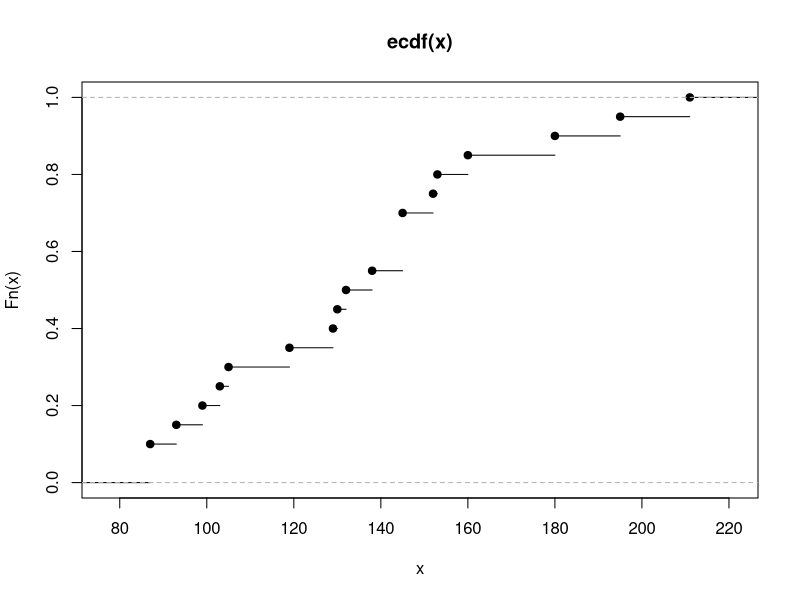
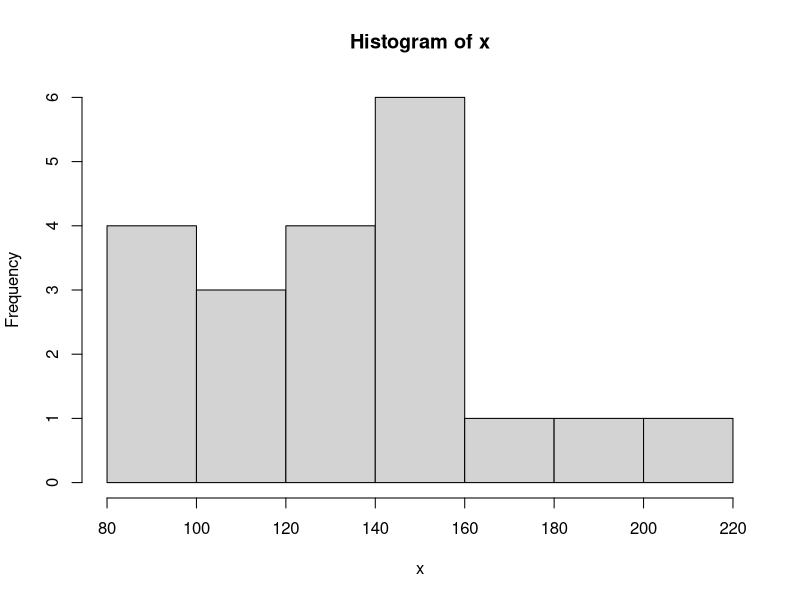
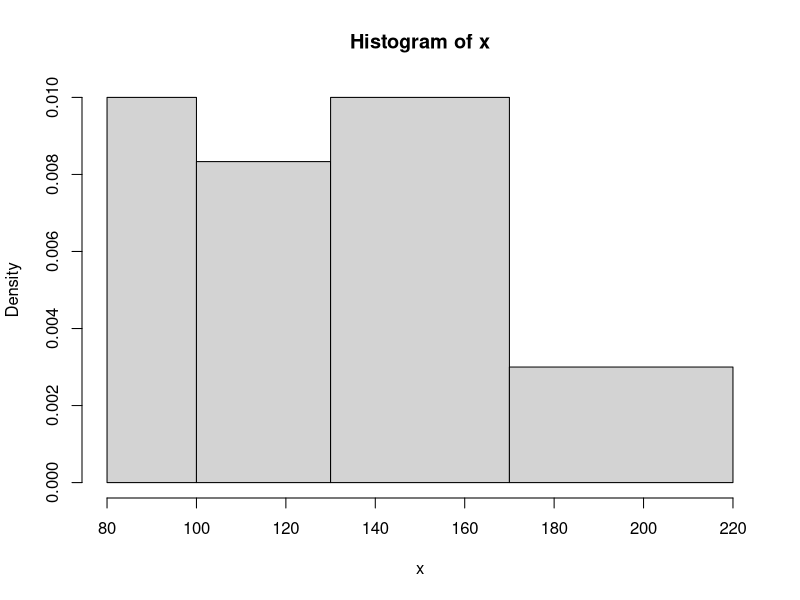
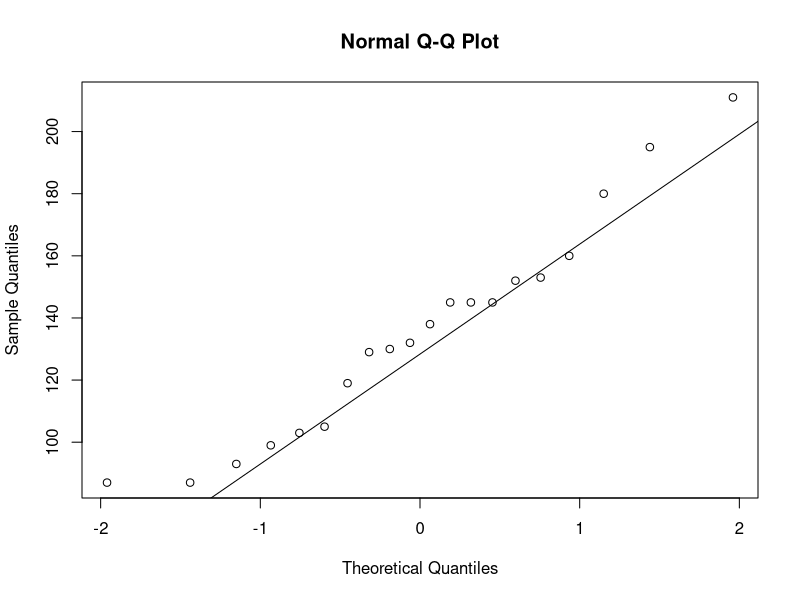
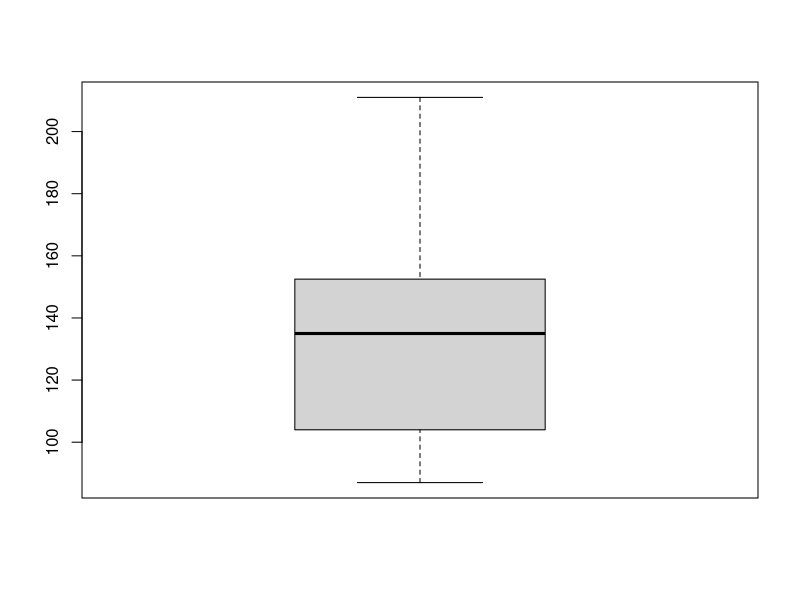

Reproduce these figures in R, in order.
x<-c(87, 87,93,99,103,105,119,129,130,132,138,145,145,145,152,153,160,180,195,211)
#a) meidjana,modus

Me<-median(x);Me

tx<-table(x);tx
Mo<-as.numeric(names(tx)[which.max(tx)]);Mo

#b) aritmeticka asredina i strandardna divijacija 
xn<-mean(x);xn
n<-length(x)
sn2<-sd(x)^2*(n-1)/n;sn2
sn<-sqrt(sd(x)^2*(n-1)/n);sn
round(sn,3)

#Ks spljostenosti i ka asimetrije

mi4<-mean((x-xn)^4)
mi3<-mean((x-xn)^3)
mi2<-mean((x-xn)^2)

Ks<-mi4/mi2^2;Ks
Ka<-mi3/mi2^(3/2);Ka

#empirsika f-ja raspodel
plot.ecdf(x)
table(x)/n

cumsum(table(x))/n
hist(x)
mi<-c(80,100,130,170,220) #ovo ce biti na kol
hist(x,breaks = mi)

#kvartyili
summary(x)
q1<-quantile(x,0.25);q1
quantile(x,0.75)
IQR(x) #interaktivni razmak

#qq plot
qqnorm(x)
qqline(x)
boxplot(x)

